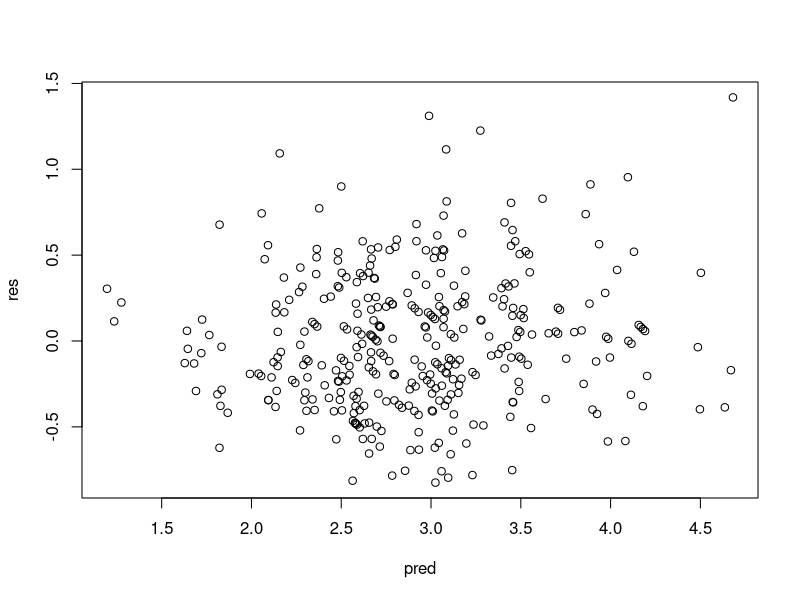
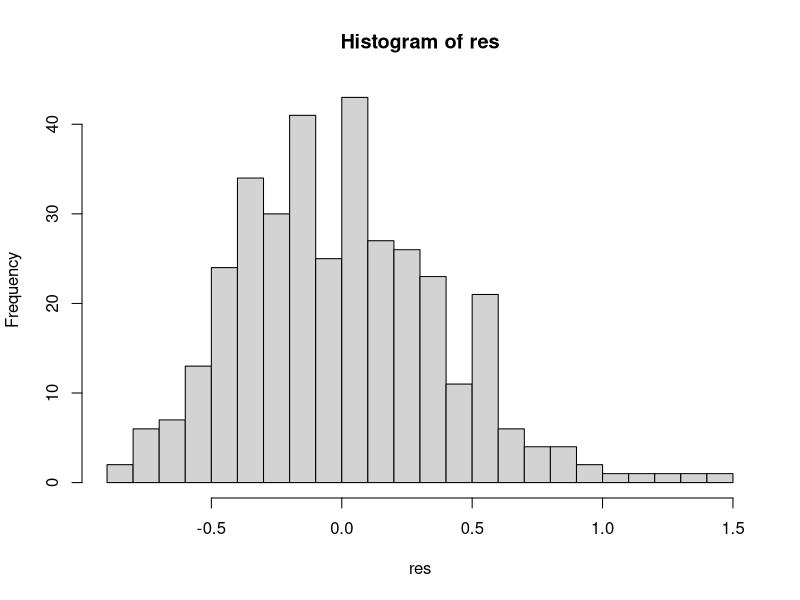
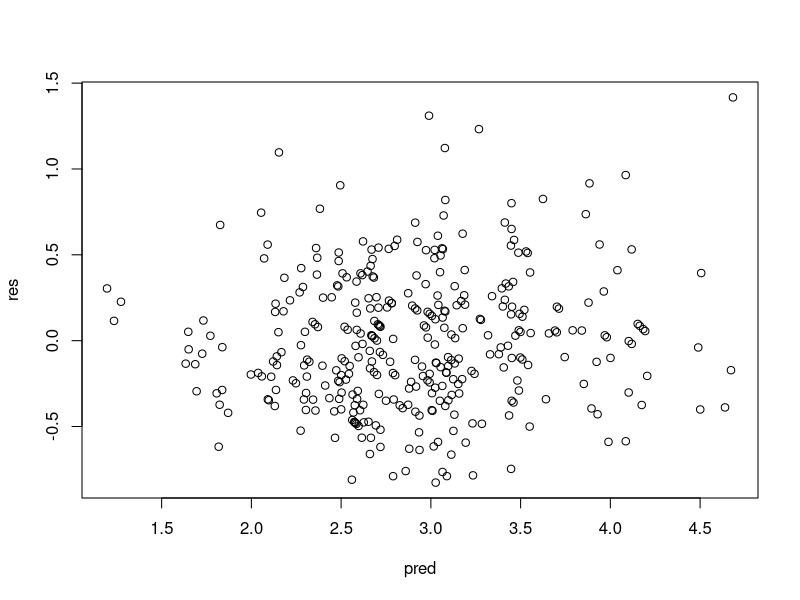
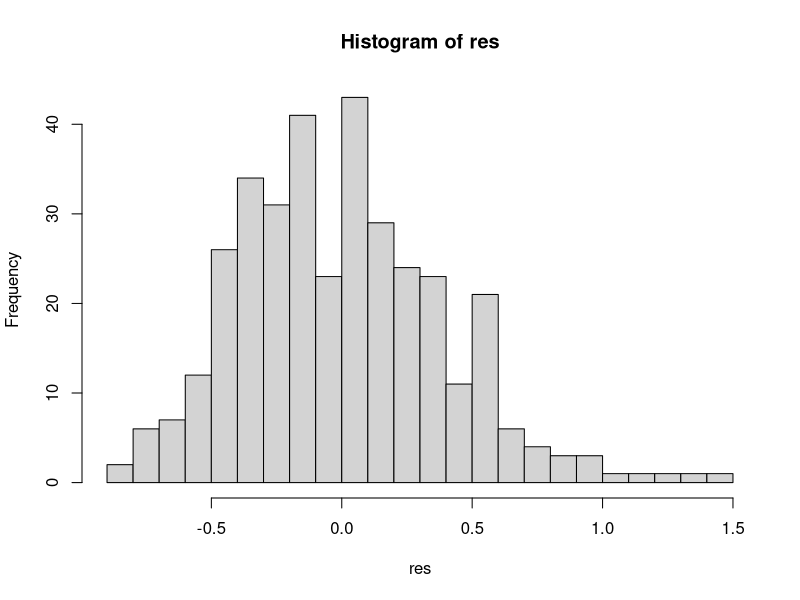
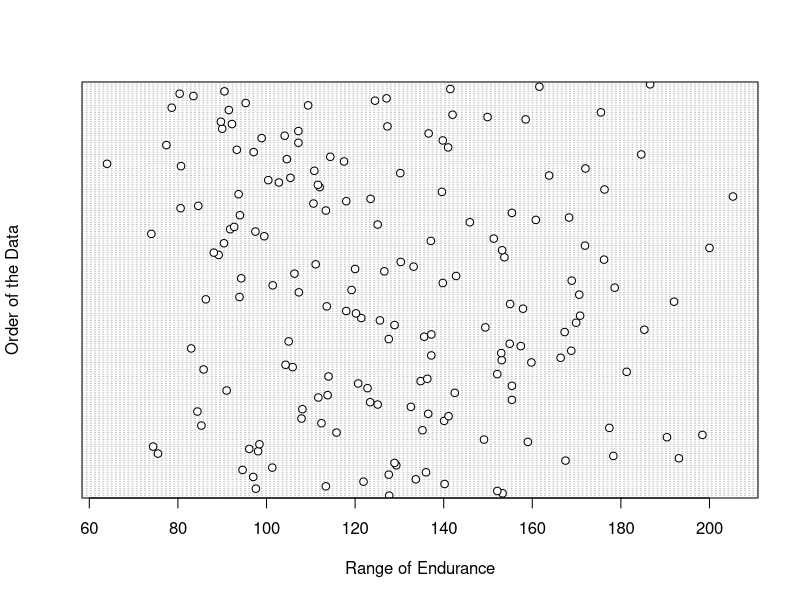
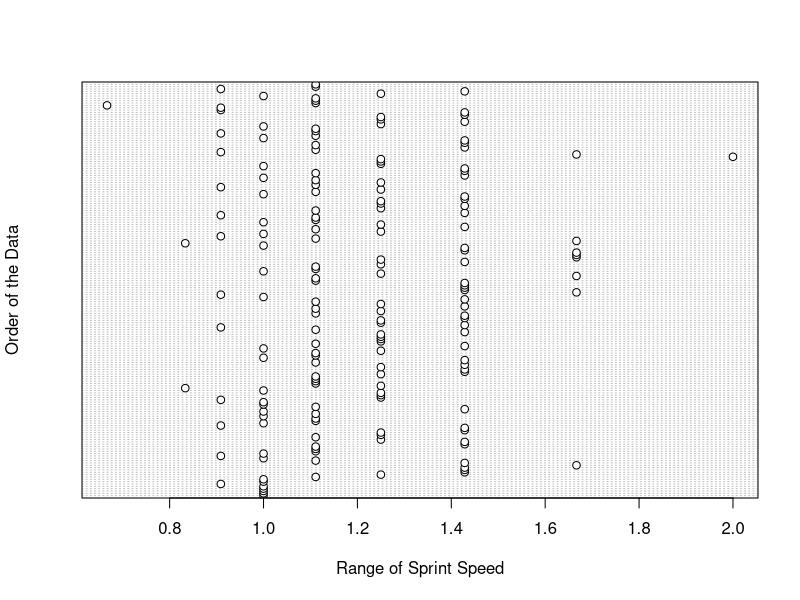
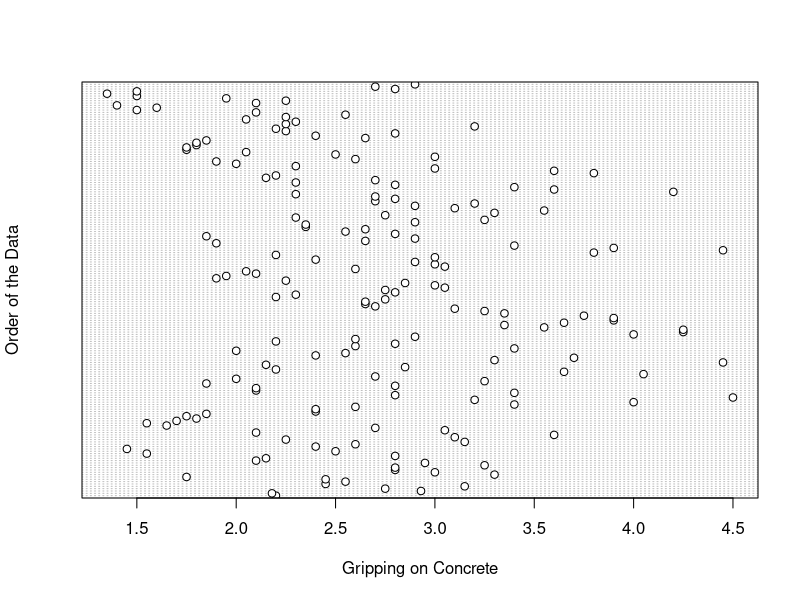
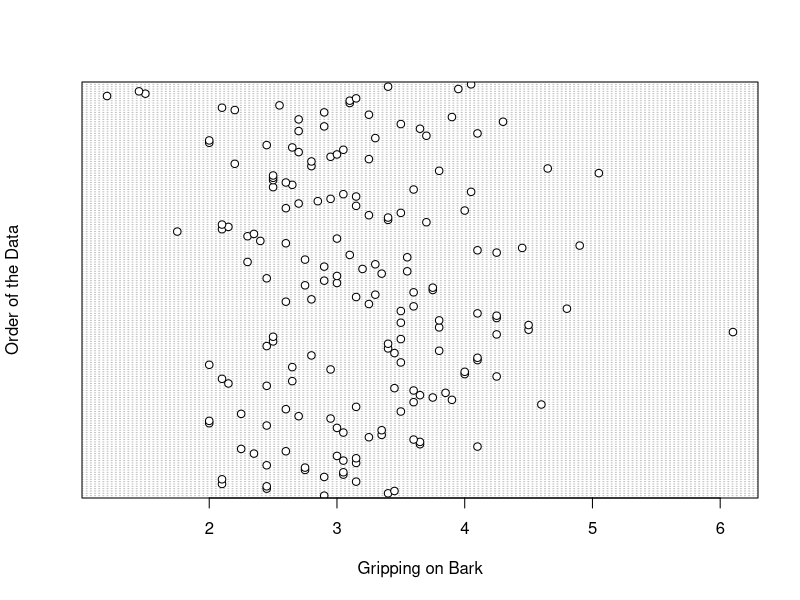

Here is the R script that generated these plots, in order:
################################################################################################################################################
# 
# Paper Title: Shrinking into the big city - Influences of genetic and environmental factors on urban dragon lizard morphology and performance
# Authors: James Baxter-Gilbert, Julia Riley, Celine Frere, Martin Whiting
# Script Description: Testing performance differences between 2x2 factorial dragons
#
# Reviewed 20 April 2020
################################################################################


#-------------------------------------------------------------------------------#
# Does gripping ability differ between substrates?        # 
#-------------------------------------------------------------------------------#

#-----------------------------------------------------
#Loading Data (filename = "gripping_performance.csv")
data2<-read.csv(file="gripping_performance.csv")
str(data2)
data2$id<-as.factor(data2$id)
data2$Lsvl<-log10(data2$svl)


# Make Model
#-----------
library(lme4)

mS1<-lmer(measure ~ Lsvl+order+b.temp+type+urb.cat*treat+(1|id)+(1|clutch)+(1|enclo)+(1|site), data = data2)
summary(mS1)
coefs<-data.frame(coef(summary(mS1)))
coefs$p.z<-2*(1-pnorm(abs(coefs$t.value)))
coefs$p.z<-round(coefs$p.z, digits=4)
coefs

#checking homogeneity of variance
pred<-predict(mS1)
res<-data2$measure-pred
plot(res~pred) 

#checking normality of residuals
hist(res, breaks = 20)

# Interaction not significant; re-run model for reporting
mS1.2<-lmer(measure ~ Lsvl+order+b.temp+type+urb.cat+treat+(1|id)+(1|clutch)+(1|enclo)+(1|site), data = data2)
summary(mS1.2)
coefs<-data.frame(coef(summary(mS1.2)))
coefs$p.z<-2*(1-pnorm(abs(coefs$t.value)))
coefs$p.z<-round(coefs$p.z, digits=4)
coefs

#checking homogeneity of variance
pred<-predict(mS1.2)
res<-data2$measure-pred
plot(res~pred) 

#checking normality of residuals
hist(res, breaks = 20)

# yes, gripping performance is different between substrate types
# this is in the supplementary materials



#-------------------------------------------------------------------------------#
# Do any performance metrics differ between origin/raising pops?                # 
#-------------------------------------------------------------------------------#

#-----------------------------------------------
# Loading Data (filename = "performance_all.csv")
data <- read.csv(file="performance_all.csv", stringsAsFactors = FALSE)
str(data)

#LOG THE RESPONSE VARIABLES
data$Lsvl<-log10(data$svl)

# Are there missing values?
colSums(is.na(data)) 

# Sample Sizes
length(data$svl) #177
length(unique(data$id)) #59
length(unique(data$clutch)) #22
length(unique(data$site)) #6
table(data$urb.cat)
length(unique(data$enclo)) #6
table(data$enclo)

#sample sizes per treatment
data_nN<-data[which(data$cross.over=="nN"),]
length(unique(data_nN$id)) #14

data_nU<-data[which(data$cross.over=="nU"),]
length(unique(data_nU$id)) #16

data_uN<-data[which(data$cross.over=="uN"),]
length(unique(data_uN$id)) #15

data_uU<-data[which(data$cross.over=="uU"),]
length(unique(data_uU$id)) #14


#-------------------------------------------------------------------------------#
# Do any performance metrics differ between origin/raising pops?                # 
#-------------------------------------------------------------------------------#

#---------------------------------
# Data exploration

#A Are there missing values?
colSums(is.na(data))

#B Are there outliers?
#response variables
dotchart(data$endur,xlab="Range of Endurance",ylab="Order of the Data")
dotchart(data$sprint.ms, xlab="Range of Sprint Speed",ylab="Order of the Data")
dotchart(data$grip.c, xlab="Gripping on Concrete", ylab="Order of the Data")
dotchart(data$grip.b, xlab="Gripping on Bark", ylab="Order of the Data")
#predictor variables (continuous)
dotchart(data$endur.temp,xlab="Range of Temp (Endurance)",ylab="Order of the Data")
dotchart(data$sprint.temp,xlab="Range of Temp (Sprint)",ylab="Order of the Data")
dotchart(data$conc.temp,xlab="Range of Temp (Grip on Concrete)",ylab="Order of the Data")
dotchart(data$bark.temp,xlab="Range of Temp (Grip on Bark)",ylab="Order of the Data")
dotchart(data$order,xlab="Range of Order",ylab="Order of the Data")
#predictor variables (categorical)
table(data$cross.over)
#random effects
table(data$id)
table(data$clutch)
table(data$enclo)
table(data$site)

#C Is there collinearity?
# Yes, with SVL. 

#D Relationships Y vs. X
# We will see.

#E Spatial/temporal aspects of sampling design
# Temporal aspects NA. Spatial aspects are accounted for.

#F Interactions
#NA

#G Zero Inflation Y
sum(data$endur==0)
100*sum(data$endur==0)/nrow(data) 

sum(data$sprint.ms==0)
100*sum(data$sprint.ms==0)/nrow(data) 

sum(data$grip.c==0)
100*sum(data$grip.c==0)/nrow(data) 

sum(data$grip.b==0)
100*sum(data$grip.b==0)/nrow(data) 

#-----------------------------------------
# Make some models

## 1. Endurance
#--------------------------
library(lme4)
m1<-lmer(endur~order+endur.temp+urb.cat*treat+(1|id)+(1|clutch)+(1|enclo)+(1|site), data=data)
summary(m1)
coefs<-data.frame(coef(summary(m1)))
coefs$p.z<-2*(1-pnorm(abs(coefs$t.value)))
coefs$p.z<-round(coefs$p.z, digits=4)
coefs

#checking homogeneity of variance
pred<-predict(m1)
res<-data$endur-pred
plot(res~pred)

#checking normality of residuals
hist(res) 

# Interaction was not significant. Model re-run.
m1.2<-lmer(endur~order+endur.temp+urb.cat+treat+(1|id)+(1|clutch)+(1|enclo)+(1|site), data=data)
summary(m1.2)
coefs<-data.frame(coef(summary(m1.2)))
coefs$p.z<-2*(1-pnorm(abs(coefs$t.value)))
coefs$p.z<-round(coefs$p.z, digits=4)
coefs

#checking homogeneity of variance
pred<-predict(m1.2)
res<-data$endur-pred
plot(res~pred) 

#checking normality of residuals
hist(res) 


## 2. Sprint
#--------------------------
m2<-lmer(sprint.ms~order+sprint.temp+urb.cat*treat+(1|id)+(1|clutch)+(1|enclo)+(1|site), data=data)
summary(m2)
coefs<-data.frame(coef(summary(m2)))
coefs$p.z<-2*(1-pnorm(abs(coefs$t.value)))
coefs$p.z<-round(coefs$p.z, digits=4)
coefs

#checking homogeneity of variance
pred<-predict(m2)
res<-data$sprint.ms-pred
plot(res~pred)

#checking normality of residuals
hist(res) #okay 

#Interaction insignificant. Re-run without it.
m2.2<-lmer(sprint.ms~order+sprint.temp+urb.cat+treat+(1|id)+(1|clutch)+(1|enclo)+(1|site), data=data)
summary(m2.2)
coefs<-data.frame(coef(summary(m2.2)))
coefs$p.z<-2*(1-pnorm(abs(coefs$t.value)))
coefs$p.z<-round(coefs$p.z, digits=4)
coefs

#checking homogeneity of variance
pred<-predict(m2.2)
res<-data$sprint.ms-pred
plot(res~pred) 

#checking normality of residuals
hist(res) #okay 


## 3. Gripping on Concrete
#--------------------------
m3<-lmer(grip.c~order+conc.temp+urb.cat*treat+(1|id)+(1|clutch)+(1|enclo)+(1|site), data=data)
summary(m3)
coefs<-data.frame(coef(summary(m3)))
coefs$p.z<-2*(1-pnorm(abs(coefs$t.value)))
coefs$p.z<-round(coefs$p.z, digits=4)
coefs

#checking homogeneity of variance
pred<-predict(m3)
res<-data$grip.c-pred
plot(res~pred)

#checking normality of residuals
hist(res) 

# Interaction not significant. Removed and model re-run.
m3.2<-lmer(grip.c~order+conc.temp+urb.cat+treat+(1|id)+(1|clutch)+(1|enclo)+(1|site), data=data)
summary(m3.2)
coefs<-data.frame(coef(summary(m3.2)))
coefs$p.z<-2*(1-pnorm(abs(coefs$t.value)))
coefs$p.z<-round(coefs$p.z, digits=4)
coefs

#checking homogeneity of variance
pred<-predict(m3.2)
res<-data$grip.c-pred
plot(res~pred) 

#checking normality of residuals
hist(res) 


## 4. Gripping on Bark
#-----------------------
m4<-lmer(grip.b~order+bark.temp+urb.cat*treat+(1|id)+(1|clutch)+(1|enclo)+(1|site), data=data)
summary(m4)
coefs<-data.frame(coef(summary(m4)))
coefs$p.z<-2*(1-pnorm(abs(coefs$t.value)))
coefs$p.z<-round(coefs$p.z, digits=4)
coefs

#checking homogeneity of variance
pred<-predict(m4)
res<-data$grip.b-pred
plot(res~pred) 

#checking normality of residuals
hist(res) 

# Interaction was not significant. Remove and re-run.
m4.2<-lmer(grip.b~order+bark.temp+urb.cat+treat+(1|id)+(1|clutch)+(1|enclo)+(1|site), data=data)
summary(m4.2)
coefs<-data.frame(coef(summary(m4.2)))
coefs$p.z<-2*(1-pnorm(abs(coefs$t.value)))
coefs$p.z<-round(coefs$p.z, digits=4)
coefs

#checking homogeneity of variance
pred<-predict(m4)
res<-data$grip.b-pred
plot(res~pred)

#checking normality of residuals
hist(res) 

